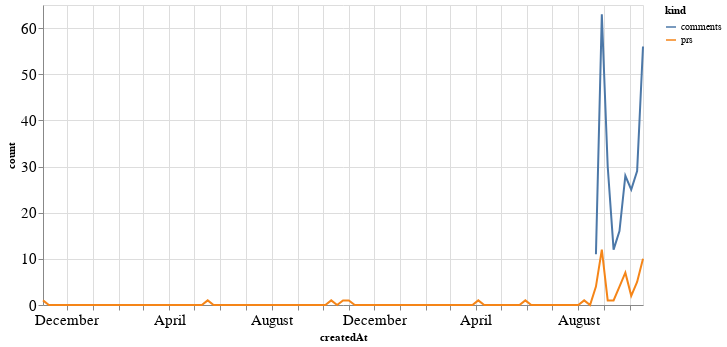

Here is the notebook cell this chart was saved with:
### Code cell
alt.Chart(total_time, width=600).mark_line().encode(
    x='createdAt',
    y='count',
    color='kind'
)

### Figure 1 — Vega-Lite specification as saved in the notebook (floating-point values rounded to 4 significant figures; data arrays with more than 128 entries replaced by an {"elided": "..."} marker saying what was removed)
{"config": {"axisLeft": {"labelFontSize": 15}, "axisBottom": {"labelFontSize": 15}}, "data": {"name": "data-12dc01d39b4df8d06cf777113aaca7e0"}, "mark": "line", "encoding": {"color": {"type": "nominal", "field": "kind"}, "x": {"type": "temporal", "field": "createdAt"}, "y": {"type": "quantitative", "field": "count"}}, "width": 600, "$schema": "https://vega.github.io/schema/vega-lite/v4.8.1.json", "datasets": {"data-12dc01d39b4df8d06cf777113aaca7e0": {"elided": "206 records"}}}
